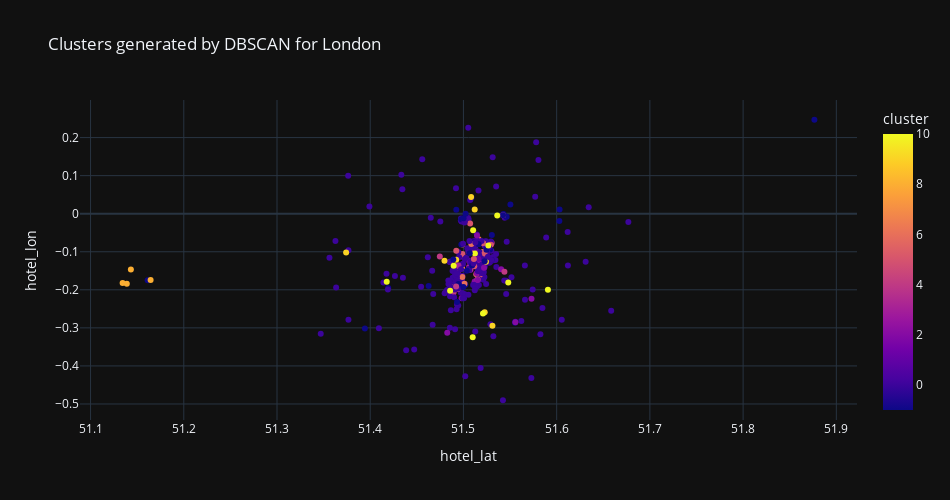

Notebook code cell kept with this figure:
### Code cell
px.scatter(gbReduced, "hotel_lat", "hotel_lon","cluster", width=950,height=500, title="Clusters generated by DBSCAN for London", template="plotly_dark")

### Figure 1 — Plotly figure (JSON) as saved in the notebook; plotly's stock layout.template omitted (floating-point values rounded to 4 significant figures; data arrays with more than 128 entries replaced by an {"elided": "..."} marker saying what was removed)
{"data": [{"hovertemplate": "hotel_lat=%{x}<br>hotel_lon=%{y}<br>cluster=%{marker.color}<extra></extra>", "legendgroup": "", "marker": {"color": {"elided": "390 int values"}, "coloraxis": "coloraxis", "symbol": "circle"}, "mode": "markers", "name": "", "orientation": "v", "showlegend": false, "type": "scatter", "x": {"elided": "390 float values"}, "xaxis": "x", "y": {"elided": "390 float values"}, "yaxis": "y"}], "layout": {"coloraxis": {"colorbar": {"title": {"text": "cluster"}}, "colorscale": [[0, "#0d0887"], [0.1111, "#46039f"], [0.2222, "#7201a8"], [0.3333, "#9c179e"], [0.4444, "#bd3786"], [0.5556, "#d8576b"], [0.6667, "#ed7953"], [0.7778, "#fb9f3a"], [0.8889, "#fdca26"], [1, "#f0f921"]]}, "height": 500, "legend": {"tracegroupgap": 0}, "title": {"text": "Clusters generated by DBSCAN for London"}, "width": 950, "xaxis": {"anchor": "y", "domain": [0, 1], "title": {"text": "hotel_lat"}}, "yaxis": {"anchor": "x", "domain": [0, 1], "title": {"text": "hotel_lon"}}}}
